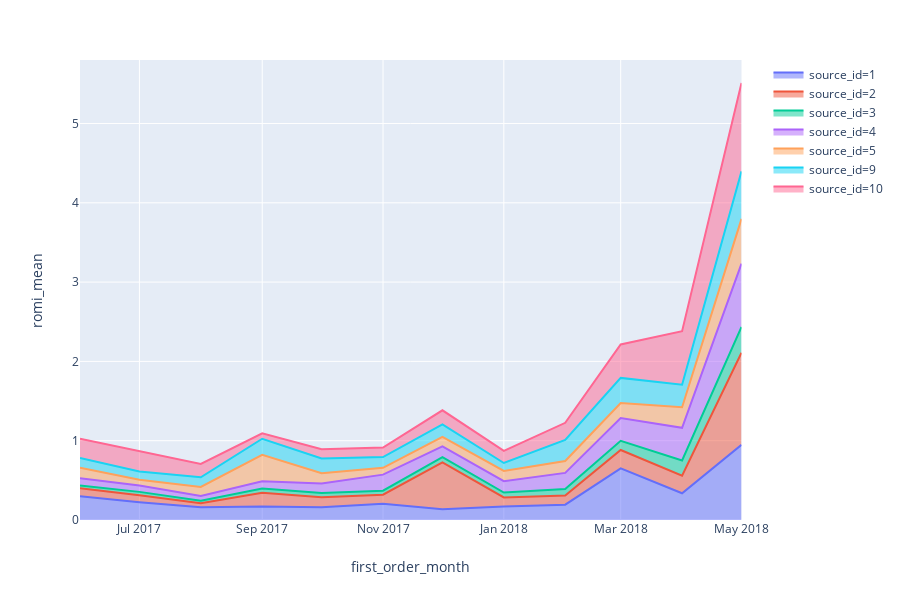

Notebook source saved alongside this figure:
### Code cell
fig = px.area(grouped_data, x='first_order_month', y="romi_mean", color="source_id")
fig.show()

### Figure 1 — Plotly figure (JSON) as saved in the notebook; plotly's stock layout.template omitted (floating-point values rounded to 4 significant figures)
{"data": [{"hoverlabel": {"namelength": 0}, "hovertemplate": "source_id=1<br>first_order_month=%{x}<br>romi_mean=%{y}", "legendgroup": "source_id=1", "line": {"color": "#636efa"}, "mode": "lines", "name": "source_id=1", "orientation": "v", "showlegend": true, "stackgroup": "1", "type": "scatter", "x": ["2017-06-01T00:00:00", "2017-07-01T00:00:00", "2017-08-01T00:00:00", "2017-09-01T00:00:00", "2017-10-01T00:00:00", "2017-11-01T00:00:00", "2017-12-01T00:00:00", "2018-01-01T00:00:00", "2018-02-01T00:00:00", "2018-03-01T00:00:00", "2018-04-01T00:00:00", "2018-05-01T00:00:00"], "xaxis": "x", "y": [0.3005, 0.2251, 0.162, 0.1705, 0.1595, 0.2052, 0.1356, 0.1712, 0.1931, 0.6513, 0.3369, 0.9474], "yaxis": "y"}, {"hoverlabel": {"namelength": 0}, "hovertemplate": "source_id=2<br>first_order_month=%{x}<br>romi_mean=%{y}", "legendgroup": "source_id=2", "line": {"color": "#EF553B"}, "mode": "lines", "name": "source_id=2", "orientation": "v", "showlegend": true, "stackgroup": "1", "type": "scatter", "x": ["2017-06-01T00:00:00", "2017-07-01T00:00:00", "2017-08-01T00:00:00", "2017-09-01T00:00:00", "2017-10-01T00:00:00", "2017-11-01T00:00:00", "2017-12-01T00:00:00", "2018-01-01T00:00:00", "2018-02-01T00:00:00", "2018-03-01T00:00:00", "2018-04-01T00:00:00", "2018-05-01T00:00:00"], "xaxis": "x", "y": [0.09927, 0.08801, 0.04798, 0.1717, 0.128, 0.1132, 0.5902, 0.1138, 0.1167, 0.2313, 0.2228, 1.161], "yaxis": "y"}, {"hoverlabel": {"namelength": 0}, "hovertemplate": "source_id=3<br>first_order_month=%{x}<br>romi_mean=%{y}", "legendgroup": "source_id=3", "line": {"color": "#00cc96"}, "mode": "lines", "name": "source_id=3", "orientation": "v", "showlegend": true, "stackgroup": "1", "type": "scatter", "x": ["2017-06-01T00:00:00", "2017-07-01T00:00:00", "2017-08-01T00:00:00", "2017-09-01T00:00:00", "2017-10-01T00:00:00", "2017-11-01T00:00:00", "2017-12-01T00:00:00", "2018-01-01T00:00:00", "2018-02-01T00:00:00", "2018-03-01T00:00:00", "2018-04-01T00:00:00", "2018-05-01T00:00:00"], "xaxis": "x", "y": [0.03627, 0.04152, 0.032, 0.0537, 0.05154, 0.05117, 0.06544, 0.06162, 0.08144, 0.1165, 0.1917, 0.3256], "yaxis": "y"}, {"hoverlabel": {"namelength": 0}, "hovertemplate": "source_id=4<br>first_order_month=%{x}<br>romi_mean=%{y}", "legendgroup": "source_id=4", "line": {"color": "#ab63fa"}, "mode": "lines", "name": "source_id=4", "orientation": "v", "showlegend": true, "stackgroup": "1", "type": "scatter", "x": ["2017-06-01T00:00:00", "2017-07-01T00:00:00", "2017-08-01T00:00:00", "2017-09-01T00:00:00", "2017-10-01T00:00:00", "2017-11-01T00:00:00", "2017-12-01T00:00:00", "2018-01-01T00:00:00", "2018-02-01T00:00:00", "2018-03-01T00:00:00", "2018-04-01T00:00:00", "2018-05-01T00:00:00"], "xaxis": "x", "y": [0.09138, 0.07951, 0.06036, 0.09209, 0.121, 0.2023, 0.1373, 0.1426, 0.2027, 0.2865, 0.4105, 0.7993], "yaxis": "y"}, {"hoverlabel": {"namelength": 0}, "hovertemplate": "source_id=5<br>first_order_month=%{x}<br>romi_mean=%{y}", "legendgroup": "source_id=5", "line": {"color": "#FFA15A"}, "mode": "lines", "name": "source_id=5", "orientation": "v", "showlegend": true, "stackgroup": "1", "type": "scatter", "x": ["2017-06-01T00:00:00", "2017-07-01T00:00:00", "2017-08-01T00:00:00", "2017-09-01T00:00:00", "2017-10-01T00:00:00", "2017-11-01T00:00:00", "2017-12-01T00:00:00", "2018-01-01T00:00:00", "2018-02-01T00:00:00", "2018-03-01T00:00:00", "2018-04-01T00:00:00", "2018-05-01T00:00:00"], "xaxis": "x", "y": [0.1308, 0.07445, 0.1151, 0.3334, 0.1295, 0.08545, 0.1184, 0.1298, 0.1493, 0.189, 0.2594, 0.5633], "yaxis": "y"}, {"hoverlabel": {"namelength": 0}, "hovertemplate": "source_id=9<br>first_order_month=%{x}<br>romi_mean=%{y}", "legendgroup": "source_id=9", "line": {"color": "#19d3f3"}, "mode": "lines", "name": "source_id=9", "orientation": "v", "showlegend": true, "stackgroup": "1", "type": "scatter", "x": ["2017-06-01T00:00:00", "2017-07-01T00:00:00", "2017-08-01T00:00:00", "2017-09-01T00:00:00", "2017-10-01T00:00:00", "2017-11-01T00:00:00", "2017-12-01T00:00:00", "2018-01-01T00:00:00", "2018-02-01T00:00:00", "2018-03-01T00:00:00", "2018-04-01T00:00:00", "2018-05-01T00:00:00"], "xaxis": "x", "y": [0.1245, 0.104, 0.1216, 0.2033, 0.1851, 0.1361, 0.1594, 0.09982, 0.2675, 0.3173, 0.2854, 0.6005], "yaxis": "y"}, {"hoverlabel": {"namelength": 0}, "hovertemplate": "source_id=10<br>first_order_month=%{x}<br>romi_mean=%{y}", "legendgroup": "source_id=10", "line": {"color": "#FF6692"}, "mode": "lines", "name": "source_id=10", "orientation": "v", "showlegend": true, "stackgroup": "1", "type": "scatter", "x": ["2017-06-01T00:00:00", "2017-07-01T00:00:00", "2017-08-01T00:00:00", "2017-09-01T00:00:00", "2017-10-01T00:00:00", "2017-11-01T00:00:00", "2017-12-01T00:00:00", "2018-01-01T00:00:00", "2018-02-01T00:00:00", "2018-03-01T00:00:00", "2018-04-01T00:00:00", "2018-05-01T00:00:00"], "xaxis": "x", "y": [0.241, 0.2575, 0.1681, 0.06748, 0.1175, 0.1206, 0.1769, 0.1518, 0.215, 0.4219, 0.6738, 1.113], "yaxis": "y"}], "layout": {"height": 600, "legend": {"tracegroupgap": 0}, "margin": {"t": 60}, "xaxis": {"anchor": "y", "domain": [0, 0.98], "title": {"text": "first_order_month"}}, "yaxis": {"anchor": "x", "domain": [0, 1], "title": {"text": "romi_mean"}}}}
